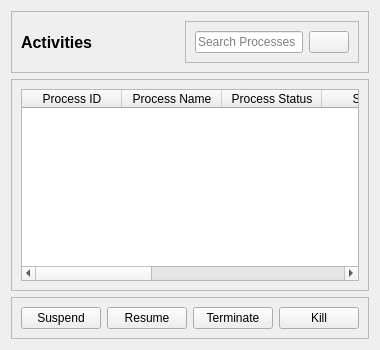
            <widget class="QWidget" name="activities">
             <layout class="QVBoxLayout" name="verticalLayout_8">
              <item alignment="Qt::AlignTop">
               <widget class="QFrame" name="frame_8">
                <property name="frameShape">
                 <enum>QFrame::StyledPanel</enum>
                </property>
                <property name="frameShadow">
                 <enum>QFrame::Raised</enum>
                </property>
                <layout class="QHBoxLayout" name="horizontalLayout_11">
                 <item>
                  <widget class="QLabel" name="label_55">
                   <property name="font">
                    <font>
                     <pointsize>12</pointsize>
                     <weight>75</weight>
                     <bold>true</bold>
                    </font>
                   </property>
                   <property name="text">
                    <string>Activities</string>
                   </property>
                  </widget>
                 </item>
                 <item>
                  <widget class="QFrame" name="frame_11">
                   <property name="frameShape">
                    <enum>QFrame::StyledPanel</enum>
                   </property>
                   <property name="frameShadow">
                    <enum>QFrame::Raised</enum>
                   </property>
                   <layout class="QHBoxLayout" name="horizontalLayout_12">
                    <item alignment="Qt::AlignRight">
                     <widget class="QLineEdit" name="lineEdit">
                      <property name="placeholderText">
                       <string>Search Processes</string>
                      </property>
                     </widget>
                    </item>
                    <item>
                     <widget class="QPushButton" name="pushButton_6">
                      <property name="text">
                       <string/>
                      </property>
                      <property name="icon">
                       <iconset resource="icons.qrc">
                        <normaloff>:/icons/icons/search.svg</normaloff>:/icons/icons/search.svg</iconset>
                      </property>
                     </widget>
                    </item>
                   </layout>
                  </widget>
                 </item>
                </layout>
               </widget>
              </item>
              <item>
               <widget class="QFrame" name="frame_9">
                <property name="frameShape">
                 <enum>QFrame::StyledPanel</enum>
                </property>
                <property name="frameShadow">
                 <enum>QFrame::Raised</enum>
                </property>
                <layout class="QVBoxLayout" name="verticalLayout_9">
                 <item>
                  <widget class="QTableWidget" name="tableWidget">
                   <column>
                    <property name="text">
                     <string>Process ID</string>
                    </property>
                   </column>
                   <column>
                    <property name="text">
                     <string>Process Name</string>
                    </property>
                   </column>
                   <column>
                    <property name="text">
                     <string>Process Status</string>
                    </property>
                   </column>
                   <column>
                    <property name="text">
                     <string>Started</string>
                    </property>
                   </column>
                   <column>
                    <property name="text">
                     <string>Suspend</string>
                    </property>
                   </column>
                   <column>
                    <property name="text">
                     <string>Resume</string>
                    </property>
                   </column>
                   <column>
                    <property name="text">
                     <string>Terminate</string>
                    </property>
                   </column>
                   <column>
                    <property name="text">
                     <string>Kill</string>
                    </property>
                   </column>
                  </widget>
                 </item>
                </layout>
               </widget>
              </item>
              <item alignment="Qt::AlignBottom">
               <widget class="QFrame" name="frame_10">
                <property name="frameShape">
                 <enum>QFrame::StyledPanel</enum>
                </property>
                <property name="frameShadow">
                 <enum>QFrame::Raised</enum>
                </property>
                <layout class="QHBoxLayout" name="horizontalLayout_13">
                 <item>
                  <widget class="QPushButton" name="pushButton_7">
                   <property name="text">
                    <string>Suspend</string>
                   </property>
                  </widget>
                 </item>
                 <item>
                  <widget class="QPushButton" name="pushButton_8">
                   <property name="text">
                    <string>Resume</string>
                   </property>
                  </widget>
                 </item>
                 <item>
                  <widget class="QPushButton" name="pushButton_9">
                   <property name="text">
                    <string>Terminate</string>
                   </property>
                  </widget>
                 </item>
                 <item>
                  <widget class="QPushButton" name="pushButton_10">
                   <property name="text">
                    <string>Kill</string>
                   </property>
                  </widget>
                 </item>
                </layout>
               </widget>
              </item>
             </layout>
            </widget>
